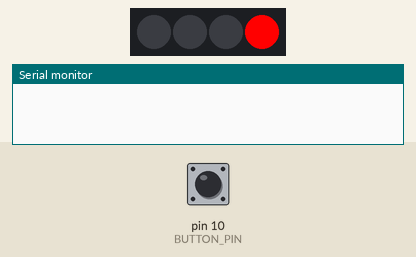
Recording of a sketch running on a simulated Arduino Uno, built with avr-gcc and run on an emulated ATmega328P. On the bench: 4 RGB LEDs in strip order, left to right, the last lines printed to the serial monitor. Inputs (shaded band) come from the test bench; at power-on: pin 10 (BUTTON_PIN) HIGH. Random numbers use the default seed unless the sketch sets one.

Above: at 1.26 s.
1.3 s: pin 10 (BUTTON_PIN) pulled LOW for 1 s
At 1.47 s:
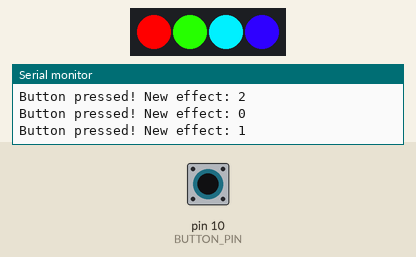
4.3 s: pin 10 (BUTTON_PIN) pulled LOW for 0.15 s
At 4.54 s:
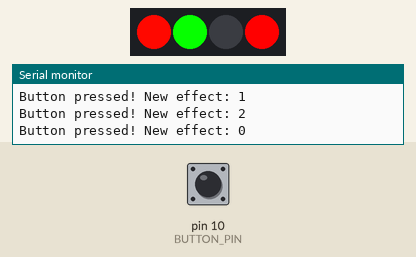
7.3 s: pin 10 (BUTTON_PIN) pulled LOW for 3.2 s
At 10.61 s:
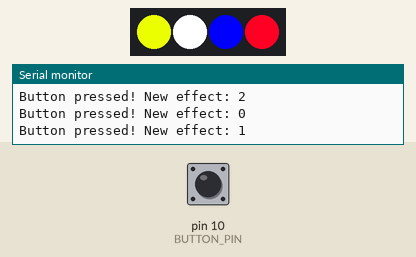
12.0 s: pin 10 (BUTTON_PIN) pulled LOW for 0.15 s
At 12.25 s:
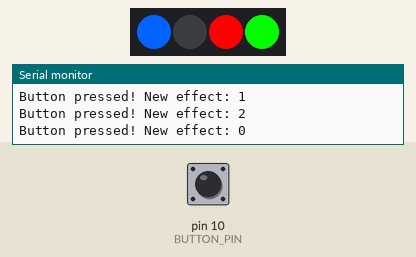
15.0 s: pin 10 (BUTTON_PIN) pulled LOW for 0.15 s
At 15.22 s:
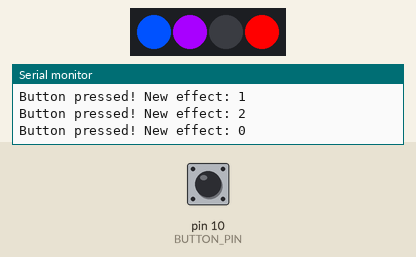
18.0 s: pin 10 (BUTTON_PIN) pulled LOW for 3.2 s
At 21.31 s:
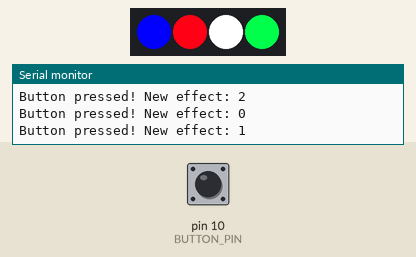
Timing chart, 0 to 23.7 s (numbered marks = the images above; inputs shaded):
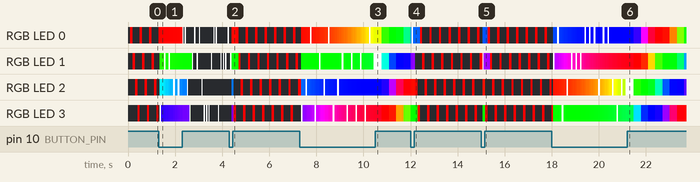

The sketch:

variable_beaming_heart.ino
```cpp
#include <Adafruit_NeoPixel.h>

#define BUTTON_PIN 10     // Button connected to this pin
#define NEOPIXEL_PIN 6    // Pin connected to the NeoPixel
#define NUMPIXELS 4       // Number of pixels in the NeoPixel strip

Adafruit_NeoPixel strip = Adafruit_NeoPixel(NUMPIXELS, NEOPIXEL_PIN, NEO_GRB + NEO_KHZ800);

int currentEffect = 0;        // Index of the current lighting effect
const int numEffects = 3;     // Total number of lighting effects
bool lastButtonState = HIGH;  // Last button state
unsigned long lastDebounceTime = 0;
const unsigned long debounceDelay = 50; // Debounce delay in milliseconds
unsigned long lastUpdateTime = 0;       // Timer for non-blocking effects

void setup() {
  pinMode(BUTTON_PIN, INPUT_PULLUP); // Enable internal pull-up for button
  Serial.begin(9600); // Initialize Serial Monitor
  strip.begin();
  strip.show(); // Initialize all pixels to 'off'
}

void loop() {
  // Check for button press with debounce
  if (isButtonPressed()) {
    currentEffect = (currentEffect + 1) % numEffects; // Cycle to the next effect
    Serial.print("Button pressed! New effect: ");
    Serial.println(currentEffect);
  }

  // Run the selected effect
  if (currentEffect == 0) {
    nonBlockingTravelingPulse(strip, NUMPIXELS, 100, 255, 0, 0); // Red pulse
  } else if (currentEffect == 1) {
    nonBlockingRainbow(strip, NUMPIXELS, 10); // Rainbow effect
  } else if (currentEffect == 2) {
    nonBlockingSparkle(strip, 255, 255, 255, 50); // Sparkle effect
  }
}

// Function to detect button press with debounce
bool isButtonPressed() {
  bool buttonState = digitalRead(BUTTON_PIN);
  if (buttonState != lastButtonState) {
    lastDebounceTime = millis();
  }

  if ((millis() - lastDebounceTime) > debounceDelay && buttonState == LOW) {
    lastButtonState = buttonState;
    return true;
  }

  lastButtonState = buttonState;
  return false;
}

// Non-blocking traveling pulse effect
void nonBlockingTravelingPulse(Adafruit_NeoPixel& strip, uint16_t numPixels, uint8_t wait, uint8_t red, uint8_t green, uint8_t blue) {
  static int currentPixel = 0;
  static unsigned long lastUpdateTime = 0;

  if (millis() - lastUpdateTime > wait) {
    // Turn off the previous pixel
    strip.setPixelColor((currentPixel + numPixels - 1) % numPixels, strip.Color(0, 0, 0));
    // Turn on the current pixel
    strip.setPixelColor(currentPixel, strip.Color(red, green, blue));
    strip.show();

    // Move to the next pixel
    currentPixel = (currentPixel + 1) % numPixels;
    lastUpdateTime = millis();
  }
}

// Non-blocking rainbow effect
void nonBlockingRainbow(Adafruit_NeoPixel& strip, uint16_t numPixels, uint8_t wait) {
  static long firstPixelHue = 0;
  static unsigned long lastUpdateTime = 0;

  if (millis() - lastUpdateTime > wait) {
    for (uint16_t i = 0; i < numPixels; i++) {
      int pixelHue = firstPixelHue + (i * 65536L / numPixels);
      strip.setPixelColor(i, strip.gamma32(strip.ColorHSV(pixelHue)));
    }
    strip.show();

    // Update the starting point for the rainbow
    firstPixelHue += 256;
    lastUpdateTime = millis();
  }
}

// Non-blocking sparkle effect
void nonBlockingSparkle(Adafruit_NeoPixel& strip, uint8_t red, uint8_t green, uint8_t blue, uint8_t wait) {
  static unsigned long lastUpdateTime = 0;

  if (millis() - lastUpdateTime > wait) {
    int pixel = random(strip.numPixels()); // Pick a random pixel
    strip.setPixelColor(pixel, strip.Color(red, green, blue)); // Light it up
    strip.show();
    delay(50);
    strip.setPixelColor(pixel, strip.Color(0, 0, 0)); // Turn it off
    strip.show();

    lastUpdateTime = millis();
  }
}
```
